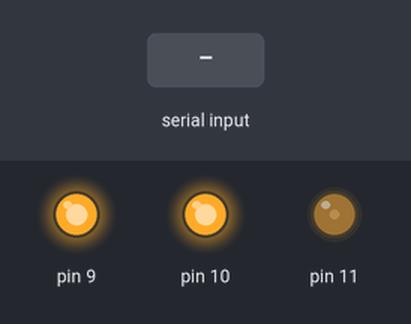
Simulated run of this sketch. Board: Arduino Uno, built with avr-gcc and run on an emulated ATmega328P. On the bench: output pins drawn as LEDs (lit = HIGH). The test bench sets the inputs (shaded band). EEPROM starts erased.

Above: at 1.2 s.
1.3 s: "setWarmth,150\n" received over Serial
At 2.5 s:
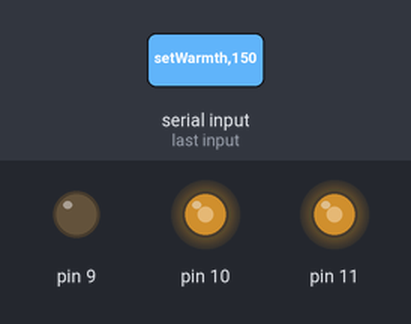
2.8 s: "setWarmth\n" received over Serial
At 3.5 s:
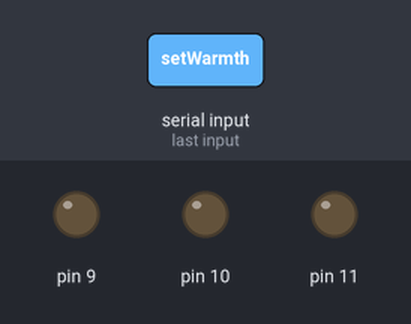
4.3 s: "setWarmth,45\n" received over Serial
At 4.7 s:
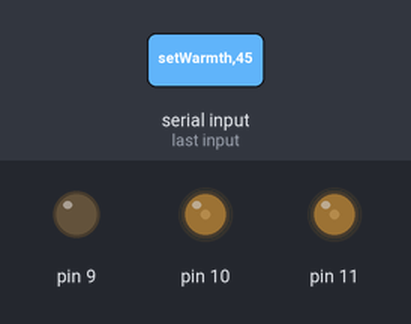
5.8 s: "setWarmth90\n" received over Serial
At 7.0 s:
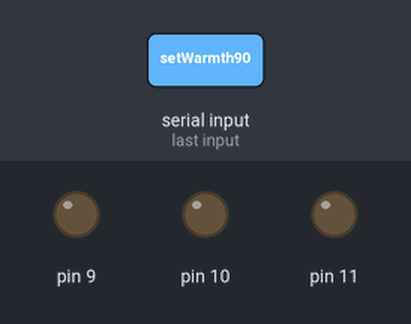
Timing chart, 0 to 8.3 s (numbered marks = the images above; inputs shaded):
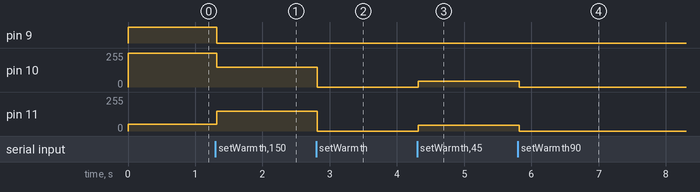

The sketch:

AutoLight.ino
```cpp
#include <SoftwareSerial.h>
#include <EEPROM.h>

SoftwareSerial btSerial(3,2);

void adjustLED(int newBrightness, int warmthAmount);
void executeCommand(String commandString);

void setup() {
  Serial.begin(9600); //open the serial port
  btSerial.begin(9600); // open the bluetooth serial port

  adjustLED(EEPROM.read(4), EEPROM.read(5));
}

void loop() {
if (Serial.available()) {
    String serialInput = Serial.readStringUntil('\n'); // Read from Serial Monitor
    executeCommand(serialInput); // Execute the command if needed
  }

}

void executeCommand(String commandString){
  int commaFirst = commandString.indexOf(',');
  int commaSecond = commandString.indexOf(',', commaFirst + 1);
  String functionToCall = commandString.substring(0, commaFirst);

  if(functionToCall.startsWith("readMemory")){
    Serial.print(EEPROM.read(4));
    Serial.print(",");
    Serial.println(EEPROM.read(5));
  }

  int parameter1 = commandString.substring(commaFirst + 1, commaSecond).toInt();
  int parameter2 = commandString.substring(commaSecond + 1).toInt();


  if(functionToCall.startsWith("setWarmth")){
    if(parameter1 >= 0 && parameter1 <= 255 && parameter2 >= 0 && parameter2 <= 10){
      adjustLED(parameter1, parameter2);
    }
  }
}

void adjustLED(const int newBrightness = 255, const int warmthAmount = 0){
  EEPROM.write(4, newBrightness);
  EEPROM.write(5, warmthAmount);

  int newGreen = newBrightness;
  int newRed = newBrightness;
  int newBlue = newBrightness;

  int adjustedWarmth = warmthAmount - 5;

  if(warmthAmount < 5){
    newRed = newBrightness + adjustedWarmth*(newBrightness/5);
  } else if (warmthAmount > 5){
    newBlue = newBrightness - adjustedWarmth*(newBrightness/5);
    newGreen = newBrightness - adjustedWarmth*(newBrightness/8);
  }

  analogWrite(9, newRed);
  analogWrite(10, newGreen);
  analogWrite(11, newBlue);
}
```

Measured:
- after the input at 1.3 s, pin 9: HIGH → LOW at once; pin 10: 255/255 → 150/255 at once; pin 11: 49/255 → 150/255 at once
- after the input at 2.8 s, pin 10, pin 11: 150/255 → 0/255 at once
- after the input at 4.3 s, pin 10, pin 11: 0/255 → 45/255 at once
- after the input at 5.8 s, pin 10, pin 11: 45/255 → 0/255 at once
